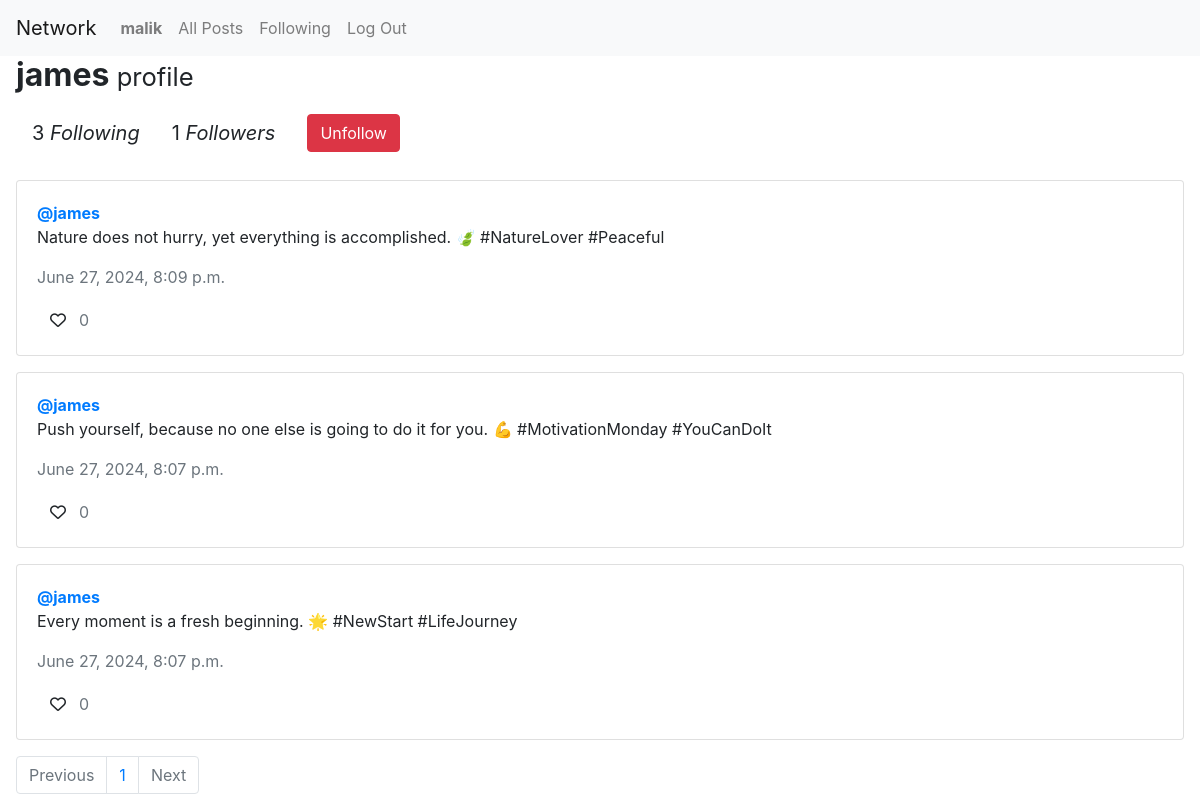
The app's page /profile/1 (signed in) with its own data.
### network/models.py (models this page shows, shortened)
class User(AbstractUser):
    pass

class Post(models.Model):
    content = models.CharField(max_length=150)
    user = models.ForeignKey(User, on_delete=models.CASCADE, related_name="author")
    date = models.DateTimeField(auto_now_add=True)
    def likes_count(self):
        return self.postLike.count()

### network/views.py (the view)
# urls.py: path("profile/<int:user_id>", views.profile, name="profile"),
def profile(request, user_id):
    user = User.objects.get(pk=user_id)
    all_post = Post.objects.filter(user=user).order_by('-date')
    following = Follow.objects.filter(follower=user)
    followers = Follow.objects.filter(followed=user)
    try:
        checkFollow = Follow.objects.get(follower=request.user, followed=user)
        isFollowing = True
    except Follow.DoesNotExist:
        isFollowing = False
    allLikes = Like.objects.all()
    userLikes = []
    for like in allLikes:
        if request.user.id == like.user.id:
            userLikes.append(like.post.id)
    paginator = Paginator(all_post, 10)
    page_number = request.GET.get('page')
    page_obj = paginator.get_page(page_number)
    return render(request, "network/profile.html", {
        "page_obj": page_obj,
        "username": user.username,
        "following": following,
        "followers": followers,
        "isFollowing": isFollowing,
        "user_profile": user,
        "userLikes": userLikes
    })

### network/templates/network/profile.html (shortened to what this page needs)
{% extends "network/layout.html" %}
{% load static %}
{% block body %}
    <h2 class="mx-3"><strong>{{ username }}</strong><small> profile</small></h2>
    <div class="d-flex align-items-center mx-3">
        <p class="blockquote m-3">{{ following.count }} <i>Following</i></p>
        <p class="blockquote m-3">{{ followers.count }} <i>Followers</i></p>
        {% if user.is_authenticated %}
            {% if user != user_profile %}
                {% if isFollowing %}
                    <form action="{% url 'unfollow' %}" method="POST">
                        <input class="btn btn-danger mx-3" type="submit" value="Unfollow">
                    </form>
                {% else %}
                    <form action="{% url 'follow' %}" method="POST">
                        {% csrf_token %}
                        <input type="hidden" name="follow" value="{{ user_profile }}">
                        <input class="btn btn-success mx-3" type="submit" value="Follow">
                    </form>
                {% endif %}
            {% endif %}
        {% endif %}
    </div>
    <div class="all_post mx-3 mt-3">
        {% for post in page_obj %}
        <div class="card mb-3">
            <div class="card-body">
                <a href="{% url 'profile' post.user.id %}"><strong>@{{ post.user }}</strong></a>
                <p class="card-text" id="content{{ post.id }}">{{ post.content }}</p>
                <p class="card-text text-muted">{{ post.date }}</p>
                <div class="d-flex align-items-center">
                    {% if post.id in userLikes %}
                    <button id="likeBtn{{ post.id }}" class="btn fa-solid text-danger fa-heart" onclick="likeHandler({{ post.id }}, {{ userLikes }})"></button>
                    {% else %}
                    <button id="likeBtn{{ post.id }}" class="btn fa-regular fa-heart" onclick="likeHandler({{ post.id }}, {{ userLikes }})"></button>
                    {% endif %}
                    <p class="card-text text-muted" id="likeCount{{ post.id }}">{{ post.likes_count }}</p>
                </div>
            </div>
          </div>
        {% endfor %}
    </div>
    <nav aria-label="Page navigation example">
        <ul class="pagination mx-3">
            {% if page_obj.has_previous %}
                <li class="page-item"><a class="page-link" href="?page={{ page_obj.previous_page_number }}">Previous</a></li>
            {% else %}
                <li class="page-item disabled"><span class="page-link">Previous</span></li>
            {% endif %}
            <span class="current">
                <li class="page-item page-link">{{ page_obj.number }}</li>
            </span>
            {% if page_obj.has_next %}
                <li class="page-item"><a class="page-link" href="?page={{ page_obj.next_page_number }}">Next</a></li>
            {% else %}
                <li class="page-item disabled"><span class="page-link">Next</span></li>
            {% endif %}
        </ul>
    </nav>
{% endblock %}

### network/templates/network/layout.html (shortened to what this page needs)
{% load static %}
<!DOCTYPE html>
<html lang="en">
    <head>
        <link rel="stylesheet" href="https://stackpath.bootstrapcdn.com/bootstrap/4.4.1/css/bootstrap.min.css">
        <link href="{% static 'network/styles.css' %}" rel="stylesheet">
    </head>
    <body>
        <nav class="navbar navbar-expand-lg navbar-light bg-light">
            <a class="navbar-brand" href="{% url 'index' %}">Network</a>
            <div>
              <ul class="navbar-nav mr-auto">
                {% if user.is_authenticated %}
                    <li class="nav-item">
                        <a class="nav-link" href="{% url 'profile' user_id=user.id %}"><strong>{{ user.username }}</strong></a>
                    </li>
                {% endif %}
                <li class="nav-item">
                  <a class="nav-link" href="{% url 'index' %}">All Posts</a>
                </li>
                {% if user.is_authenticated %}
                    <li class="nav-item">
                        <a class="nav-link" href="{% url 'following' %}">Following</a>
                    </li>
                    <li class="nav-item">
                        <a class="nav-link" href="{% url 'logout' %}">Log Out</a>
                    </li>
                {% endif %}
              </ul>
            </div>
          </nav>
        <div class="body">
            {% block body %}
            {% endblock %}
        </div>
    </body>
</html>

### records on screen
User: username "malik"
User: username "james"
Post: user "james", content "Nature does not hurry, yet everything is accomplished. 🍃 #NatureLover #Peaceful", date "June 27, 2024, 8:09 p.m.", likes_count "0"
Post: user "james", content "Push yourself, because no one else is going to do it for you. 💪 #MotivationMonday #YouCanDoIt", date "June 27, 2024, 8:07 p.m.", likes_count "0"
Post: user "james", content "Every moment is a fresh beginning. 🌟 #NewStart #LifeJourney", date "June 27, 2024, 8:07 p.m.", likes_count "0"

### other values on screen
{{ following.count }} "3"
{{ followers.count }} "1"
{{ page_obj.number }} "1"
